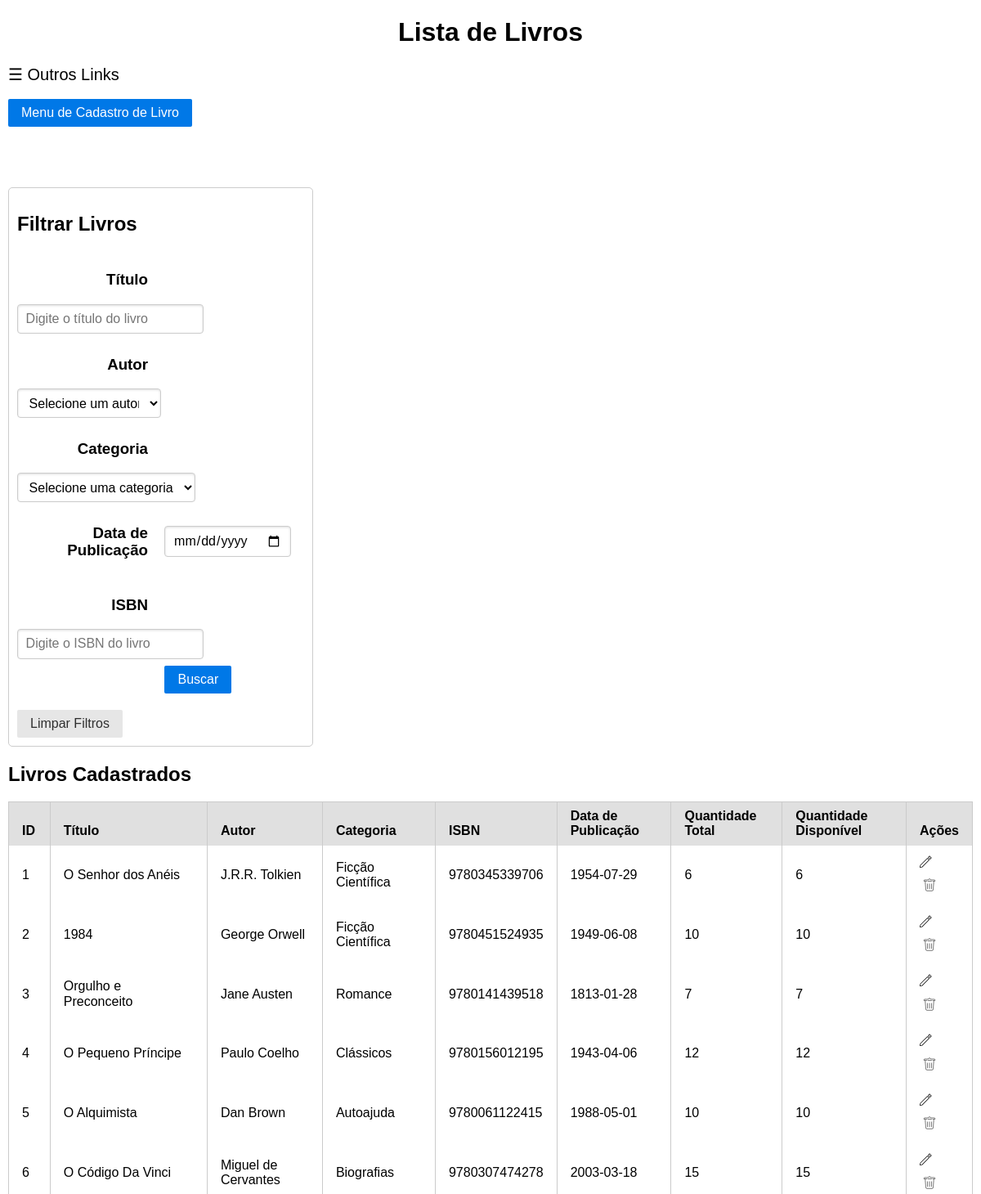
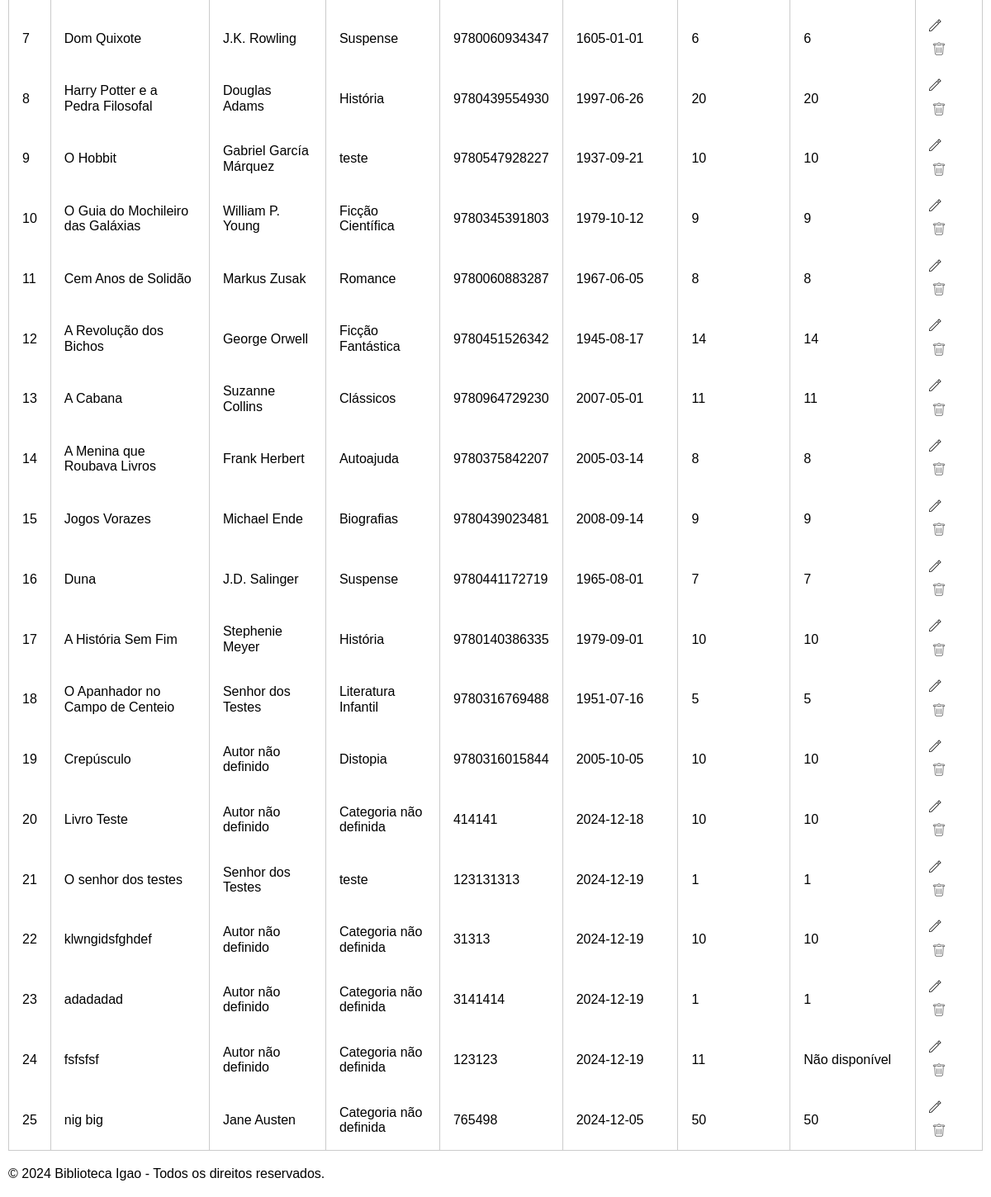
/books/livros (signed in), run on the app's committed database (2 pictures, top to bottom).
### Uniao/model/Livros.py (models this page shows)
class Livros(database.Model):
    id = database.Column(database.Integer, primary_key=True)
    titulo = database.Column(database.String(150), nullable=False)
    isbn = database.Column(database.String(13), unique=True, nullable=False)
    data_publicacao = database.Column(database.Date, nullable=True)
    autor_id = database.Column(database.Integer, database.ForeignKey("autores.id"), nullable=True)
    categoria_id = database.Column(database.Integer, database.ForeignKey("categorias.id"), nullable=True)
    quantidade_total = database.Column(database.Integer, nullable=False)
    quantidade_disponivel = database.Column(database.Integer, nullable=True)
    autor = database.relationship("Autores", back_populates="livros", lazy=True)
    categoria = database.relationship("Categorias", back_populates="livros", lazy=True)
    reservas = database.relationship("Reservas", back_populates="livro", lazy=True)
    emprestimos = database.relationship("Emprestimos", back_populates="livro", lazy=True)
    def JSonificar(self):
        return {
            "id": self.id,
            "titulo": self.titulo,
            "isbn": self.isbn,
            "data_publicacao": self.data_publicacao.isoformat() if self.data_publicacao else None,
            "autor": self.autor.nome if self.autor else "Autor não definido",
            "categoria": self.categoria.nome if self.categoria else "Categoria não definida",
            "quantidade_total": self.quantidade_total,
            "quantidade_disponivel": self.quantidade_disponivel
        }

### Uniao/model/Autores.py (models this page shows, shortened)
class Autores(database.Model):
    id = database.Column(database.Integer, primary_key=True)
    nome = database.Column(database.String(100), nullable=False)
    data_nascimento = database.Column(database.Date, nullable=True)
    nacionalidade = database.Column(database.String(50), nullable=False)
    livros = database.relationship("Livros", back_populates="autor", lazy=True)

### Uniao/model/Categorias.py (models this page shows, shortened)
class Categorias(database.Model):
    id = database.Column(database.Integer, primary_key=True)
    nome = database.Column(database.String(50), nullable=False)
    livros = database.relationship("Livros", back_populates="categoria", lazy=True)

### Uniao/controller/LivroController.py (the view, shortened to what this page needs)
@livroController.route('/livros', methods=['GET'])
def view_books():
    try:
        titulo = request.args.get('titulo', '').strip()
        autor_id = request.args.get('autor_id', '').strip()
        categoria_id = request.args.get('categoria_id', '').strip()
        data_inicio = request.args.get('data_inicio', '').strip()
        isbn = request.args.get('isbn', '').strip()
        livros = livroRepository.searchBooksCustom(
            titulo=titulo,
            autor_id=autor_id,
            categoria_id=categoria_id,
            data_inicio=data_inicio,
            isbn=isbn
        )
        autores = livroRepository.getAutores()
        categorias = livroRepository.getCategorias()
        if session.get("tipo") == "admin":
            return render_template(
                'Livro/livros-admin.html',
                livros=livros,
                autores=autores,
                categorias=categorias
            )
    except Exception as e:
        logRepository.registrar_log("Erro ao carregar os livros", "error")
        flash(f"Erro ao carregar os livros: {e}", "error")
        return render_template('Livro/livros-admin.html', livros=[], autores=[], categorias=[])

### Uniao/DAO/LivroDAO.py (called while the page is built)
    @staticmethod
    def getAutores():
        try:
            return Autores.query.all()
        except Exception as e:
            print(f"Erro ao buscar autores: {e}")
            return []

    @staticmethod
    def getCategorias():
        try:
            return Categorias.query.all()
        except Exception as e:
            print(f"Erro ao buscar categorias: {e}")
            return []

    @staticmethod
    def searchBooksCustom(titulo=None, autor_id=None, categoria_id=None, data_inicio=None, isbn=None):
        try:
            query = Livros.query
            if titulo:
                query = query.filter(Livros.titulo.like(f"%{titulo}%"))
            if autor_id:
                query = query.filter(Livros.autor_id == autor_id)
            if categoria_id:
                query = query.filter(Livros.categoria_id == categoria_id)
            if data_inicio:
                query = query.filter(Livros.data_publicacao >= data_inicio)
            if isbn:
                query = query.filter(Livros.isbn.like(f"%{isbn}%"))
            return query.all()
        except Exception as e:
            print(f"Erro ao realizar consulta personalizada: {e}")
            return []

### Uniao/repository/LivroRepository.py (called while the page is built)
    def getAutores(self):
        try:
            return self.livroDAO.getAutores()
        except Exception as e:
            return {"error": f"Erro ao buscar autores: {e}"}

    def getCategorias(self):
        try:
            return self.livroDAO.getCategorias()
        except Exception as e:
            return {"error": f"Erro ao buscar categorias: {e}"}

    def searchBooksCustom(self, titulo=None, autor_id=None, categoria_id=None, data_inicio=None, isbn=None):
        try:
            livros = self.livroDAO.searchBooksCustom(titulo, autor_id, categoria_id, data_inicio, isbn)
            return [livro.JSonificar() for livro in livros]
        except Exception as e:
            return {"error": f"Erro ao realizar consulta personalizada: {e}"}

### Uniao/templates/Livro/livros-admin.html (shortened to what this page needs)
<!DOCTYPE html>
<html lang="pt-br">
<head>
    <link rel="stylesheet" href="{{ url_for('static', filename='css/base.css') }}">
    <link rel="stylesheet" href="{{ url_for('static', filename='css/formulario.css') }}">
    <link rel="stylesheet" href="{{ url_for('static', filename='css/table.css') }}">
</head>
<body>
    <header>
        <h1 class="centralizar">Lista de Livros</h1>
    </header>
    <main>
        <span style="font-size:20px;cursor:pointer" onclick="openNav()">&#9776; Outros Links</span><br><br>
        <div class="imagem-botao toggle-button cancelar-animacao" data-target="esconder-livro" onclick="toggleContent(this)">
            <button class="pure-button pure-button-primary">Menu de Cadastro de Livro</button>
        </div>
        <br>
        <br>
        <br>
        <br>
        {% include "Livro/verlivros-admin.html"%}
    </main>
    {% include "Bases/rodape.html"%}
</body>
</html>

### Uniao/templates/Livro/verlivros-admin.html (shortened to what this page needs)
<div class="formulario">
  <h2>Filtrar Livros</h2>
  <form method="GET" action="{{ url_for('bp_books.view_books') }}" class="pure-form pure-form-aligned">
    <fieldset>
      <div class="pure-control-group">
        <label for="titulo"><h3>Título</h3></label>
        <input type="text" id="titulo" name="titulo" placeholder="Digite o título do livro" value="{{ request.args.get('titulo', '') }}">
      </div>
      <div class="pure-control-group">
        <label for="autor_id"><h3>Autor</h3></label>
        <select id="autor_id" name="autor_id" class="pure-input-1-2">
          <option value="">Selecione um autor</option>
        </select>
      </div>
      <div class="pure-control-group">
        <label for="categoria_id"><h3>Categoria</h3></label>
        <select id="categoria_id" name="categoria_id">
          <option value="">Selecione uma categoria</option>
        </select>
      </div>
      <div class="pure-control-group">
        <label for="data_inicio"><h3>Data de Publicação</h3></label>
        <input type="date" id="data_inicio" name="data_inicio" value="{{ request.args.get('data_inicio', '') }}">
      </div>
      <div class="pure-control-group">
        <label for="isbn"><h3>ISBN</h3></label>
        <input type="text" id="isbn" name="isbn" placeholder="Digite o ISBN do livro" value="{{ request.args.get('isbn', '') }}">
      </div>
      <div class="pure-control-group">
        <button type="submit" class="pure-button pure-button-primary">Buscar</button>
      </div>
    </fieldset>
  </form>
  <form method="GET" action="{{ url_for('bp_books.view_books') }}">
    <button type="submit" class="pure-button clear-button">Limpar Filtros</button>
  </form>
</div>
<section class="book-list">
  <h2>Livros Cadastrados</h2>
  <table class="pure-table">
      <thead>
          <tr>
              <th>ID</th>
              <th>Título</th>
              <th>Autor</th>
              <th>Categoria</th>
              <th>ISBN</th>
              <th>Data de Publicação</th>
              <th>Quantidade Total</th>
              <th>Quantidade Disponível</th>
              <th>Ações</th>
          </tr>
      </thead>
      <tbody>
          {% if livros %}
              {% for livro in livros %}
                  <tr>
                      <td>{{ livro.id }}</td>
                      <td>{{ livro.titulo }}</td>
                      <td>{{ livro.autor if livro.autor else "Autor não definido" }}</td>
                      <td>{{ livro.categoria if livro.categoria else "Categoria não definida" }}</td>
                      <td>{{ livro.isbn }}</td>
                      <td>{{ livro.data_publicacao }}</td>
                      <td>{{ livro.quantidade_total }}</td>
                      <td>{{ livro.quantidade_disponivel or "Não disponível" }}</td>
                      <td>
                        <button  class="imagem-botao" style="display:inline;">
                          <a href="{{ url_for('bp_books.edit_book', id=livro.id) }}"><img src="{{url_for('static', filename='img/pencil.svg')}}" alt="Editar"></a>
                        </button><br>
                        <button type="submit" style="cursor: pointer;" class="imagem-botao" onclick="return confirm('Tem certeza que deseja excluir este livro?')">
                          <a href="{{ url_for('bp_books.delete_book', id=livro.id) }}"><img style="cursor: pointer;" src="{{url_for('static', filename='img/delete.svg')}}" alt="Excluir"></a>
                        </button>
                      </td>
                  </tr>
              {% endfor %}
          {% else %}
              <tr>
                  <td colspan="9">Nenhum livro encontrado.</td>
              </tr>
          {% endif %}
      </tbody>
  </table>
</section>

### Uniao/static/css/base.css (style rules this page uses)
html { line-height: 1.15; -webkit-text-size-adjust: 100% }
body { margin: 0 }
main { display: block }
h1 { font-size: 2em; margin: .67em 0 }
a { background-color: transparent }
img { border-style: none }
button, input, optgroup, select, textarea { font-family: inherit; font-size: 100%; line-height: 1.15; margin: 0 }
button, input { overflow: visible }
button, select { text-transform: none }
[type=button], [type=reset], [type=submit], button { -webkit-appearance: button }
fieldset { padding: .35em .75em .625em }
html { font-family: sans-serif }
.pure-button { display: inline-block; line-height: normal; white-space: nowrap; vertical-align: middle; text-align: center; cursor: pointer; -webkit-user-drag: none; -webkit-user-select: none; user-select: none; box-sizing: border-box }
.pure-button { font-family: inherit; font-size: 100%; padding: .5em 1em; color: rgba(0, 0, 0, .8); border: none transparent; background-color: #e6e6e6; text-decoration: none; border-radius: 2px }
.pure-button-primary, .pure-button-selected, a.pure-button-primary, a.pure-button-selected { background-color: #0078e7; color: #fff }
.pure-form input[type=color], .pure-form input[type=date], .pure-form input[type=datetime-local], .pure-form input[type=datetime], .pure-form input[type=email], .pure-form input[type=month], .pure-form input[type=number], .pure-form input[type=password], .pure-form input[type=search], .pure-form input[type=tel], .pure-form input[type=text], .pure-form input[type=time], .pure-form input[type=url], .pure-form input[type=week], .pure-form select, .pure-form textarea { padding: .5em .6em; display: inline-block; border: 1px solid #ccc; box-shadow: inset 0 1px 3px #ddd; border-radius: 4px; vertical-align: middle; box-sizing: border-box }
.pure-form select { height: 2.25em; border: 1px solid #ccc; background-color: #fff }
.pure-form label { margin: .5em 0 .2em }
.pure-form fieldset { margin: 0; padding: .35em 0 .75em; border: 0 }
.pure-form-aligned input, .pure-form-aligned select, .pure-form-aligned textarea, .pure-form-message-inline { display: inline-block; vertical-align: middle }
.pure-form-aligned .pure-control-group { margin-bottom: .5em }
.pure-form-aligned .pure-control-group label { text-align: right; display: inline-block; vertical-align: middle; width: 10em; margin: 0 1em 0 0 }
.pure-form .pure-input-1-2 { width: 50% }
.pure-table { border-collapse: collapse; border-spacing: 0; empty-cells: show; border: 1px solid #cbcbcb }
.pure-table td, .pure-table th { border-left: 1px solid #cbcbcb; border-width: 0 0 0 1px; font-size: inherit; margin: 0; overflow: visible; padding: .5em 1em }
.pure-table thead { background-color: #e0e0e0; color: #000; text-align: left; vertical-align: bottom }
.pure-table td { background-color: transparent }
.pure-form input, .pure-form, .pure-form label { margin: 0em; padding: 0em; }
body { padding-left: 10px; padding-right: 10px; }
.centralizar { text-align: center; }
.imagem-botao { background: none; border: none; padding: 0; }
.imagem-botao img { display: block; width: 24px; height: 24px; }
.toggle-button, .cancelar-animacao { display: flex; align-items: center; cursor: pointer; user-select: none; }
.cancelar-animacao { display: block; }
a { text-decoration: none; color: inherit; }

### Uniao/static/css/formulario.css (style rules this page uses)
.formulario { display: flex; flex-direction: column; border: 1px solid #ccc; border-radius: 5px; padding: 10px; flex: 1 1 calc(33.33% - 20px); box-sizing: border-box; max-width: calc(33.33% - 20px); }

### Uniao/static/css/table.css (style rules this page uses)
.pure-table button { border: transparent; border-radius: 0px; text-shadow: none; color: none; }

### data on the page
Livros: id "1", titulo "O Senhor dos Anéis", nome "J.R.R. Tolkien", nome "Ficção Científica", isbn "9780345339706", data_publicacao "1954-07-29", quantidade_total "6", quantidade_disponivel "6"
Livros: id "2", titulo "1984", nome "George Orwell", nome "Ficção Científica", isbn "9780451524935", data_publicacao "1949-06-08", quantidade_total "10", quantidade_disponivel "10"
Livros: id "3", titulo "Orgulho e Preconceito", nome "Jane Austen", nome "Romance", isbn "9780141439518", data_publicacao "1813-01-28", quantidade_total "7", quantidade_disponivel "7"
Livros: id "4", titulo "O Pequeno Príncipe", nome "Paulo Coelho", nome "Clássicos", isbn "9780156012195", data_publicacao "1943-04-06", quantidade_total "12", quantidade_disponivel "12"
Livros: id "5", titulo "O Alquimista", nome "Dan Brown", nome "Autoajuda", isbn "9780061122415", data_publicacao "1988-05-01", quantidade_total "10", quantidade_disponivel "10"
Livros: id "6", titulo "O Código Da Vinci", nome "Miguel de Cervantes", nome "Biografias", isbn "9780307474278", data_publicacao "2003-03-18", quantidade_total "15", quantidade_disponivel "15"
Livros: id "7", titulo "Dom Quixote", nome "J.K. Rowling", nome "Suspense", isbn "9780060934347", data_publicacao "1605-01-01", quantidade_total "6", quantidade_disponivel "6"
Livros: id "8", titulo "Harry Potter e a Pedra Filosofal", nome "Douglas Adams", nome "História", isbn "9780439554930", data_publicacao "1997-06-26", quantidade_total "20", quantidade_disponivel "20"
Livros: id "9", titulo "O Hobbit", nome "Gabriel García Márquez", nome "teste", isbn "9780547928227", data_publicacao "1937-09-21", quantidade_total "10", quantidade_disponivel "10"
Livros: id "10", titulo "O Guia do Mochileiro das Galáxias", nome "William P. Young", nome "Ficção Científica", isbn "9780345391803", data_publicacao "1979-10-12", quantidade_total "9", quantidade_disponivel "9"
Livros: id "11", titulo "Cem Anos de Solidão", nome "Markus Zusak", nome "Romance", isbn "9780060883287", data_publicacao "1967-06-05", quantidade_total "8", quantidade_disponivel "8"
Livros: id "12", titulo "A Revolução dos Bichos", nome "George Orwell", nome "Ficção Fantástica", isbn "9780451526342", data_publicacao "1945-08-17", quantidade_total "14", quantidade_disponivel "14"
Livros: id "13", titulo "A Cabana", nome "Suzanne Collins", nome "Clássicos", isbn "9780964729230", data_publicacao "2007-05-01", quantidade_total "11", quantidade_disponivel "11"
Livros: id "14", titulo "A Menina que Roubava Livros", nome "Frank Herbert", nome "Autoajuda", isbn "9780375842207", data_publicacao "2005-03-14", quantidade_total "8", quantidade_disponivel "8"
Livros: id "15", titulo "Jogos Vorazes", nome "Michael Ende", nome "Biografias", isbn "9780439023481", data_publicacao "2008-09-14", quantidade_total "9", quantidade_disponivel "9"
Livros: id "16", titulo "Duna", nome "J.D. Salinger", nome "Suspense", isbn "9780441172719", data_publicacao "1965-08-01", quantidade_total "7", quantidade_disponivel "7"
Livros: id "17", titulo "A História Sem Fim", nome "Stephenie Meyer", nome "História", isbn "9780140386335", data_publicacao "1979-09-01", quantidade_total "10", quantidade_disponivel "10"
Livros: id "18", titulo "O Apanhador no Campo de Centeio", nome "Senhor dos Testes", nome "Literatura Infantil", isbn "9780316769488", data_publicacao "1951-07-16", quantidade_total "5", quantidade_disponivel "5"
Livros: id "19", titulo "Crepúsculo", autor "Autor não definido", nome "Distopia", isbn "9780316015844", data_publicacao "2005-10-05", quantidade_total "10", quantidade_disponivel "10"
Livros: id "20", titulo "Livro Teste", autor "Autor não definido", categoria "Categoria não definida", isbn "414141", data_publicacao "2024-12-18", quantidade_total "10", quantidade_disponivel "10"
Livros: id "21", titulo "O senhor dos testes", nome "Senhor dos Testes", nome "teste", isbn "123131313", data_publicacao "2024-12-19", quantidade_total "1", quantidade_disponivel "1"
Livros: id "22", titulo "klwngidsfghdef", autor "Autor não definido", categoria "Categoria não definida", isbn "31313", data_publicacao "2024-12-19", quantidade_total "10", quantidade_disponivel "10"
Livros: id "23", titulo "adadadad", autor "Autor não definido", categoria "Categoria não definida", isbn "3141414", data_publicacao "2024-12-19", quantidade_total "1", quantidade_disponivel "1"
Livros: id "24", titulo "fsfsfsf", autor "Autor não definido", categoria "Categoria não definida", isbn "123123", data_publicacao "2024-12-19", quantidade_total "11", quantidade_disponivel "Não disponível"
Livros: id "25", titulo "nig big", nome "Jane Austen", categoria "Categoria não definida", isbn "765498", data_publicacao "2024-12-05", quantidade_total "50", quantidade_disponivel "50"
